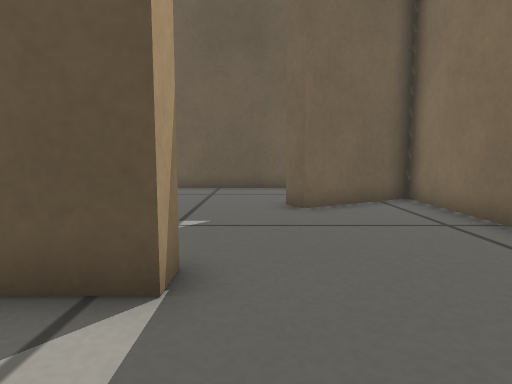
View 1 (above)

12 first-person views from a walk through a robot-simulator world made for Gazebo. The camera is 0.25 m above the floor, tilts 6° down and sees 75° across. The floor is counted in squares, 0.2 m on a side. Each view is taken from the middle of a square. On the plan, view 1 faces up. The plan holds only what a view shows up to about 14 squares ahead; the rest is blank.

View 2
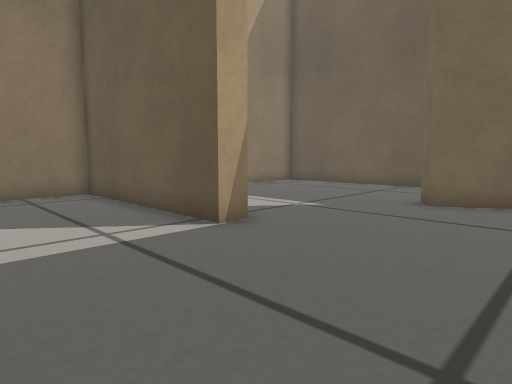

View 3
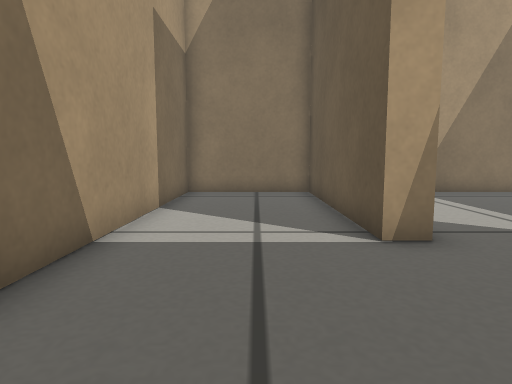

View 4
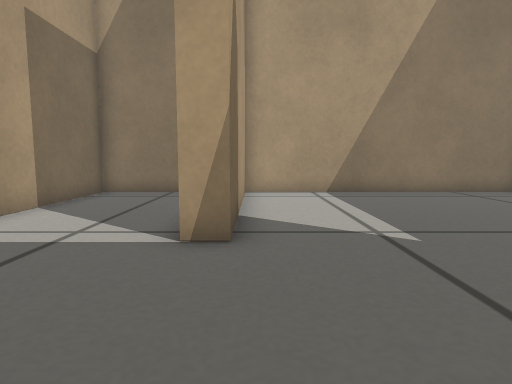

View 5
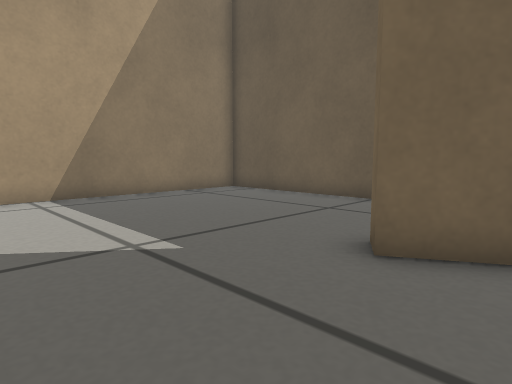

View 6
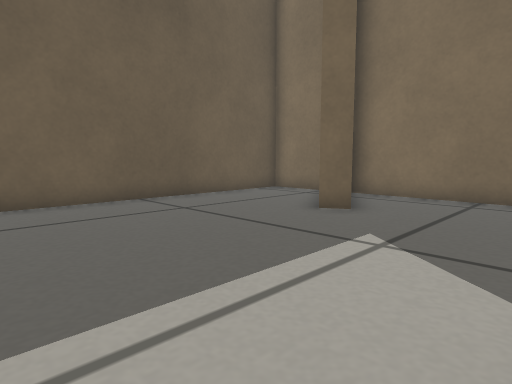

View 7
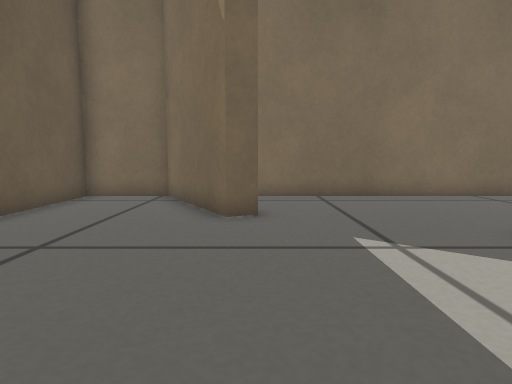

View 8
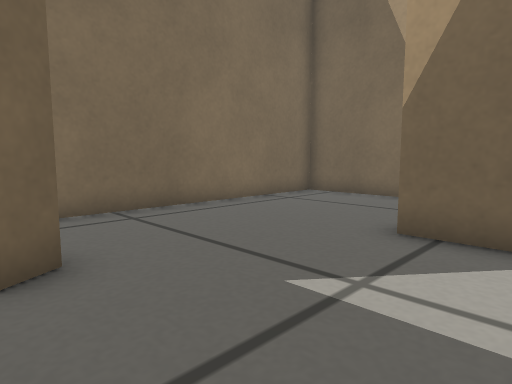

View 9
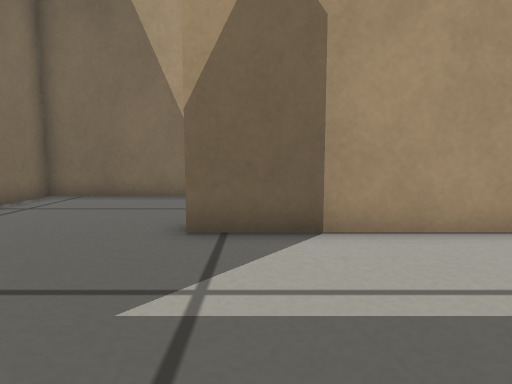

View 10
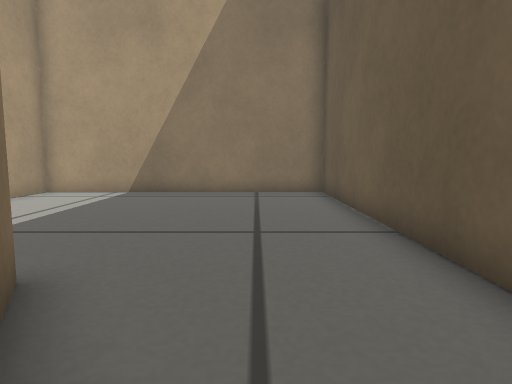

View 11
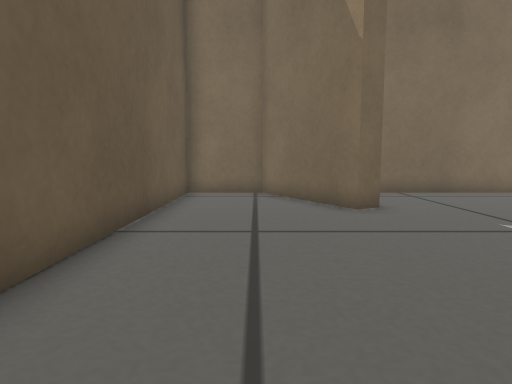

View 12
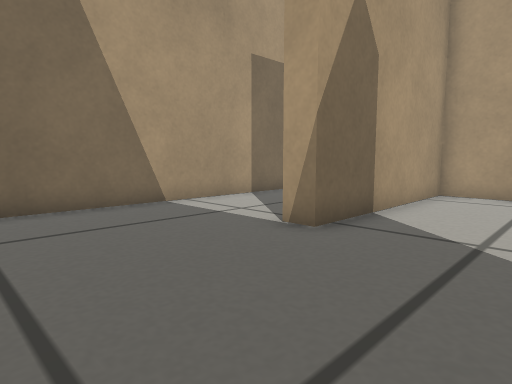

### Floor plan
Ten units are one square. View 1 is at (0, 0); x grows to the right and y downward. Boxes are objects, and circles mark ways between rooms. Rooms are numbered by the first view taken in them; rooms with no view inside come last. Other rooms are left out.
<svg viewBox="-82 -138 132 157">
<path fill="none" stroke="#000" d="M-9 -36 -9 -29 -77 -29 -77 14 45 14 45 -35M45 -35 45 -99 11 -80 8 -86 45 -108 45 -133 -77 -133 -77 -36 -9 -36"/>
<circle cx="20" cy="-30" r="3" fill="#2a7"/>
<text x="-10" y="-10">1</text>
<text x="-20" y="-80">2</text>
</svg>
Room 1 opens to room 2.

Where each view was taken, in squares from view 1:
view 1: 0 up, 0 right, facing up
view 2: 1 down, 4 right, facing up-left
view 3: 1 up, 4 right, facing left
view 4: 4 up, 4 right, facing left
view 5: 4 up, 3 right, facing up-left
view 6: 4 up, 6 left, facing up-right
view 7: 8 up, 6 left, facing right
view 8: 9 up, 3 left, facing down-right
view 9: 9 up, 2 left, facing down
view 10: 11 up, 4 right, facing left
view 11: 11 up, 7 left, facing right
view 12: 7 up, 4 right, facing down-left
